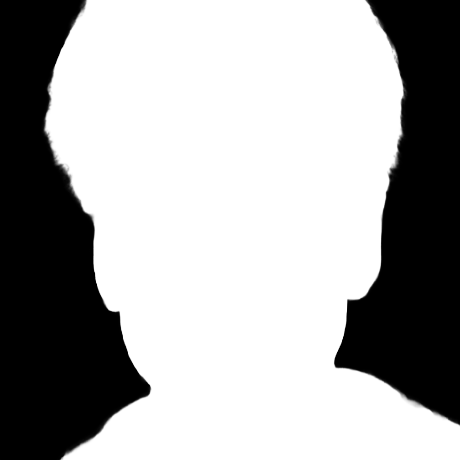
#> input picture source/mask.png, 460 x 460 px, given in place of avatar.jpg, which was not available
$ python make_portrait.py
#> lines starting #> are read from the running program, lines starting #| are printed output that depends on the picture; pictures that were not available may be replaced by others from this repository, and a replacement may not be noted
### scripts/theme.py
"""Shared palette and the terminal-window chrome every card is drawn inside."""
import html

USER = "raghavsaravanan"
PROMPT_USER = "raghav"
FONT = "ui-monospace, SFMono-Regular, Menlo, Consolas, 'Liberation Mono', monospace"

BG_TOP = "#111722"
BG_BOTTOM = "#0b0f15"
PANEL = "#161b22"
FRAME = "#30363d"
MUTED = "#7d8590"
INK = "#e6edf3"
SOFT_INK = "#c9d1d9"
CYAN = "#22d3ee"
GREEN = "#39d353"
GOLD = "#f2cc60"
VIOLET = "#a78bfa"

GREENS = ["#161b22", "#0e4429", "#006d32", "#26a641", "#39d353"]

TITLEBAR_H = 34

# GitHub runs CSS inside <img> SVGs but never JavaScript. SMIL also runs, but
# browsers don't reliably replay it once an image has been painted, so anything
# that has to end up visible is animated with CSS only.
# Under reduced motion: show final states, hide typing covers and count-up frames.
REDUCED_MOTION = (
    "@media (prefers-reduced-motion: reduce){"
    "*{animation:none!important;opacity:1!important;transform:none!important}"
    ".tw,.cf{display:none!important}}"
)


def esc(text):
    return html.escape(str(text), quote=True)


def gradient(height):
    """Background gradient in user space, so a cover rect filled with it matches the background exactly."""
    return (f'<defs><linearGradient id="bg" gradientUnits="userSpaceOnUse" x1="0" y1="0" x2="0" y2="{height}">'
            f'<stop offset="0" stop-color="{BG_TOP}"/><stop offset="1" stop-color="{BG_BOTTOM}"/>'
            "</linearGradient></defs>")


# [30 lines left out: function type_in, not called in this run]


def window(width, height, title, scale=1.0, css=""):
    """Open an <svg> drawn as a dark terminal window. Returns a list of parts; close with '</svg>'."""
    bar = TITLEBAR_H * scale
    dot_r = 5.5 * scale
    parts = [
        f'<svg xmlns="http://www.w3.org/2000/svg" width="{width}" height="{height}" '
        f'viewBox="0 0 {width} {height}" font-family="{FONT}">',
        f"<style>{css}{REDUCED_MOTION}</style>",
        gradient(height),
        f'<rect width="{width}" height="{height}" rx="{12 * scale:.0f}" fill="url(#bg)"/>',
        f'<rect x="0.5" y="0.5" width="{width - 1}" height="{height - 1}" rx="{12 * scale:.0f}" '
        f'fill="none" stroke="{FRAME}"/>',
        f'<line x1="0" y1="{bar}" x2="{width}" y2="{bar}" stroke="{FRAME}"/>',
    ]
    for i, color in enumerate(["#ff5f56", "#ffbd2e", "#27c93f"]):
        parts.append(f'<circle cx="{(20 + i * 18) * scale}" cy="{bar / 2}" r="{dot_r}" fill="{color}"/>')
    label = f"{PROMPT_USER}@github: {title}"
    size = 13 * scale
    label_w = len(label) * size * 0.6
    # Centered, unless a long title would crowd the traffic-light dots.
    center = max(width / 2, (20 + 2 * 18 + 5.5) * scale + 16 * scale + label_w / 2)
    parts.append(
        f'<text x="{center:.1f}" y="{bar / 2 + 4.5 * scale}" fill="{MUTED}" font-size="{size:.0f}" '
        f'text-anchor="middle" textLength="{label_w:.1f}" lengthAdjust="spacingAndGlyphs">{esc(label)}</text>'
    )
    return parts


def write(path, parts):
    svg = "".join(parts)
    with open(path, "w") as f:
        f.write(svg)
    print(f"wrote {path} ({len(svg) // 1024} KB)")

### scripts/make_portrait.py
#!/usr/bin/env python3
"""
Turn source/avatar.jpg into a monochrome ASCII portrait SVG. A cyan scanline
sweeps down once, printing each row as it passes, then the portrait holds.

The background is removed with source/mask.png (from scripts/cutout.swift) and
local contrast is boosted so the eyes, brows, and smile survive at ASCII size.
This only needs rerunning when the photo changes, so it isn't in the workflow.

    swift scripts/cutout.swift source/avatar.jpg source/mask.png
    pip install -r scripts/requirements-portrait.txt
    python scripts/make_portrait.py
"""
import os

import cv2
import numpy as np

from theme import CYAN, FRAME, INK, MUTED, SOFT_INK, TITLEBAR_H, esc, window, write

ROOT = os.path.join(os.path.dirname(os.path.abspath(__file__)), "..")
PHOTO = os.path.join(ROOT, "source", "avatar.jpg")
MASK = os.path.join(ROOT, "source", "mask.png")
OUT = os.path.join(ROOT, "assets", "portrait.svg")

W, H = 840, 880  # matches assets/stats.svg
SCALE = 2
PAD = 20
STATUS_H = 64
ART_TOP = TITLEBAR_H * SCALE + 8
ART_W = W - PAD * 2
ART_H = H - ART_TOP - STATUS_H - 8

COLS = 150
CELL_W = ART_W / COLS
ROWS = int(ART_H / (CELL_W * 1.9))
CELL_H = ART_H / ROWS

# Bright areas print as dense characters, so the portrait reads like a lit face
# on a dark terminal. Dark hair and clothing keep the RAMP[1] floor, which
# preserves the silhouette; only pixels outside the person mask print blank.
RAMP = " .:-=+*#%@"
GAMMA = 1.0

SWEEP = 4.5              # seconds for the scanline to cover the portrait
NAME = "Raghav Saravanan"
ROLE = "AI Engineer Intern @ bondingAI"


def prepared_image():
    photo = cv2.cvtColor(cv2.imread(PHOTO), cv2.COLOR_BGR2GRAY)
#> photo: shape (460, 460); min 0, max 255, mean 167.5
    mask = cv2.imread(MASK, cv2.IMREAD_GRAYSCALE).astype(np.float32) / 255.0
#> mask: shape (460, 460) float32; min 0, max 1, mean 0.657
    mask = cv2.resize(mask, photo.shape[::-1])

    smooth = cv2.bilateralFilter(photo, 7, 30, 7)
    local = cv2.createCLAHE(clipLimit=2.2, tileGridSize=(6, 6)).apply(smooth)
    lo, hi = np.percentile(local[mask > 0.5], [3, 96])
#> lo = 252; hi = 255
    tone = np.clip((local.astype(np.float32) - lo) / (hi - lo), 0, 1)
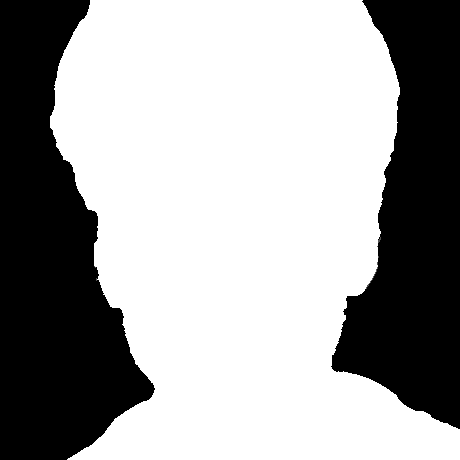
#> tone: shape (460, 460) float32; min 0, max 1, mean 0.636

    # Darken thin features (eyelids, pupils, brows) that plain averaging washes out.
    fine = cv2.GaussianBlur(smooth, (0, 0), 1.4).astype(np.float32)
    coarse = cv2.GaussianBlur(smooth, (0, 0), 5).astype(np.float32)
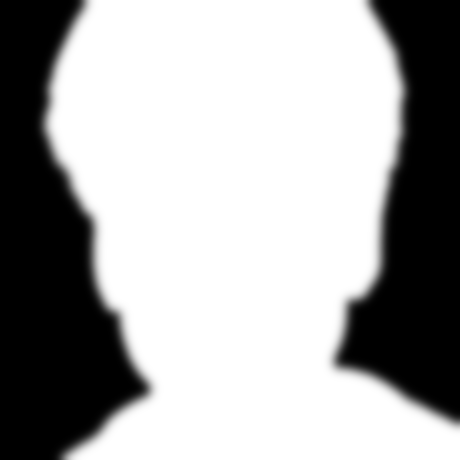
#> coarse: shape (460, 460) float32; min 0, max 255, mean 167.5
    tone = np.clip(tone - 0.5 * np.clip((coarse - fine) / 35.0, 0, 1), 0, 1)

    # Pad the sides so the photo matches the art area's aspect ratio.
    h, w = tone.shape
#> h = 460; w = 460
    side = max(0, (int(h * ART_W / ART_H) - w) // 2)
#> side = 21
    pad = lambda img: cv2.copyMakeBorder(img, 0, 0, side, side, cv2.BORDER_CONSTANT, value=0.0)
    return pad(tone), pad(mask)


def ascii_rows(tone, mask):
    shrink = lambda img: cv2.resize(img, (COLS, ROWS), interpolation=cv2.INTER_AREA)
    tone, mask = shrink(tone), shrink(mask)
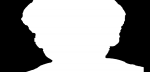
#> tone: shape (72, 150) float32; min 0, max 1, mean 0.582
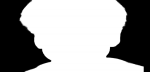
#> mask: shape (72, 150) float32; min 0, max 1, mean 0.602
    rows = []
    for tone_row, mask_row in zip(tone, mask):
        chars = [
            " " if inside < 0.5 else RAMP[max(1, min(len(RAMP) - 1, int(lum ** GAMMA * (len(RAMP) - 1) + 0.5)))]
            for lum, inside in zip(tone_row, mask_row)
        ]
        rows.append("".join(chars).rstrip())
#> this loop made 72 passes
#> after the loop, rows = 72 items
    return rows


def main():
    rows = ascii_rows(*prepared_image())
#> rows = 72 items
    css = ("@keyframes print{from{opacity:0}to{opacity:1}}"
           ".r{opacity:0;animation:print .25s ease-out both}"
           "@keyframes blink{0%,49%{opacity:1}50%,100%{opacity:0}}"
           ".k{animation:blink 1s step-end infinite}"
           "@keyframes scan{0%{opacity:.9;transform:translateY(0)}95%{opacity:.9}"
           f"100%{{opacity:0;transform:translateY({ART_H}px)}}}}"
           f".s{{opacity:0;animation:scan {SWEEP}s linear both}}")
    parts = window(W, H, "~$ ./portrait.sh", scale=SCALE, css=css)

    font = CELL_H * 0.9
    for i, line in enumerate(rows):
        if not line:
            continue
        y = ART_TOP + i * CELL_H + CELL_H * 0.78
        parts.append(
            f'<text class="r" xml:space="preserve" x="{PAD}" y="{y:.1f}" fill="{SOFT_INK}" '
            f'font-size="{font:.1f}" textLength="{len(line) * CELL_W:.1f}" lengthAdjust="spacingAndGlyphs" '
            f'style="animation-delay:{SWEEP * i / ROWS:.3f}s">{esc(line)}</text>'
        )
#> this loop made 72 passes
#> y on passes 1 to 12: 83.93, 94.1, 104.3, 114.4, 124.6, 134.8, 144.9, 155.1, 165.3, 175.4, 185.6, 195.8
#> after the loop, parts = 82 items

    parts.append(f'<rect class="s tw" x="0" y="{ART_TOP}" width="{W}" height="3" fill="{CYAN}"/>')

    bar_y = H - STATUS_H
    text_y = bar_y + 40
    parts.append(f'<line x1="0" y1="{bar_y}" x2="{W}" y2="{bar_y}" stroke="{FRAME}"/>')
    status = f"$ whoami  {NAME}  ·  {ROLE}"
    parts.append(f'<text x="{PAD + 4}" y="{text_y}" font-size="20" fill="{MUTED}" xml:space="preserve" '
                 f'textLength="{len(status) * 12:.1f}" lengthAdjust="spacingAndGlyphs">'
                 f'<tspan fill="{CYAN}">$</tspan> whoami  <tspan fill="{INK}" font-weight="700">{esc(NAME)}</tspan>'
                 f'  ·  {esc(ROLE)}</text>')
    cursor_x = PAD + 4 + len(status) * 20 * 0.6 + 8
    parts.append(f'<rect class="k" x="{cursor_x:.0f}" y="{text_y - 17}" width="11" height="21" fill="{INK}"/>')
    parts.append("</svg>")
    write(OUT, parts)
#| wrote scripts/../assets/portrait.svg (22 KB)


if __name__ == "__main__":
    main()
